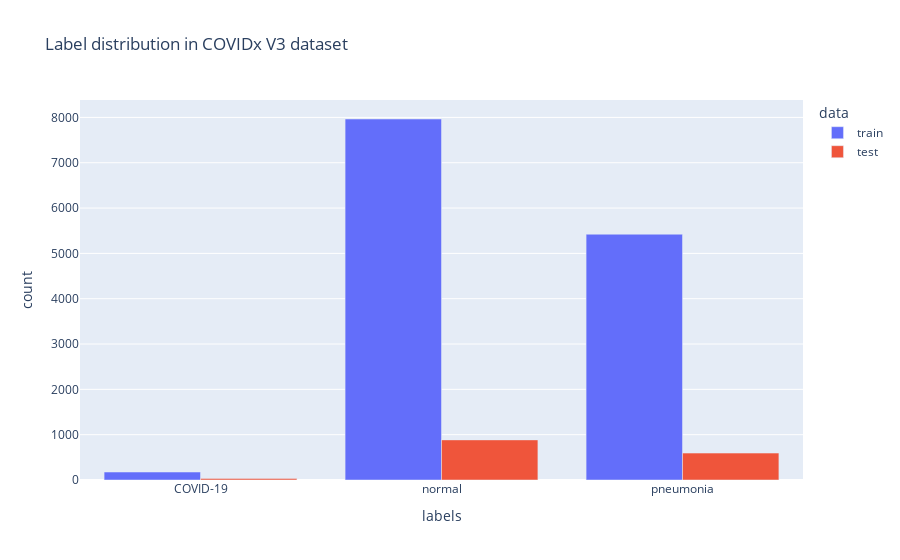

The notebook cell this image was saved under:
### Code cell
#Plot class distribution
datadf = df_from_counter(train.loc[train.label != 'xx',:].label, test.label)
fig = px.bar(datadf, x='labels', y='count', color='data', barmode='group', 
             title='Label distribution in COVIDx V3 dataset', )
fig.show()

### Figure 1 — Plotly figure (JSON) as saved in the notebook; plotly's stock layout.template omitted (floating-point values rounded to 4 significant figures)
{"data": [{"alignmentgroup": "True", "hovertemplate": "data=train<br>labels=%{x}<br>count=%{y}<extra></extra>", "legendgroup": "train", "marker": {"color": "#636efa"}, "name": "train", "offsetgroup": "train", "orientation": "v", "showlegend": true, "textposition": "auto", "type": "bar", "x": ["COVID-19", "normal", "pneumonia"], "xaxis": "x", "y": [176, 7965, 5423], "yaxis": "y"}, {"alignmentgroup": "True", "hovertemplate": "data=test<br>labels=%{x}<br>count=%{y}<extra></extra>", "legendgroup": "test", "marker": {"color": "#EF553B"}, "name": "test", "offsetgroup": "test", "orientation": "v", "showlegend": true, "textposition": "auto", "type": "bar", "x": ["pneumonia", "COVID-19", "normal"], "xaxis": "x", "y": [594, 31, 885], "yaxis": "y"}], "layout": {"barmode": "group", "legend": {"title": {"text": "data"}, "tracegroupgap": 0}, "title": {"text": "Label distribution in COVIDx V3 dataset"}, "xaxis": {"anchor": "y", "domain": [0, 1], "title": {"text": "labels"}}, "yaxis": {"anchor": "x", "domain": [0, 1], "title": {"text": "count"}}}}
